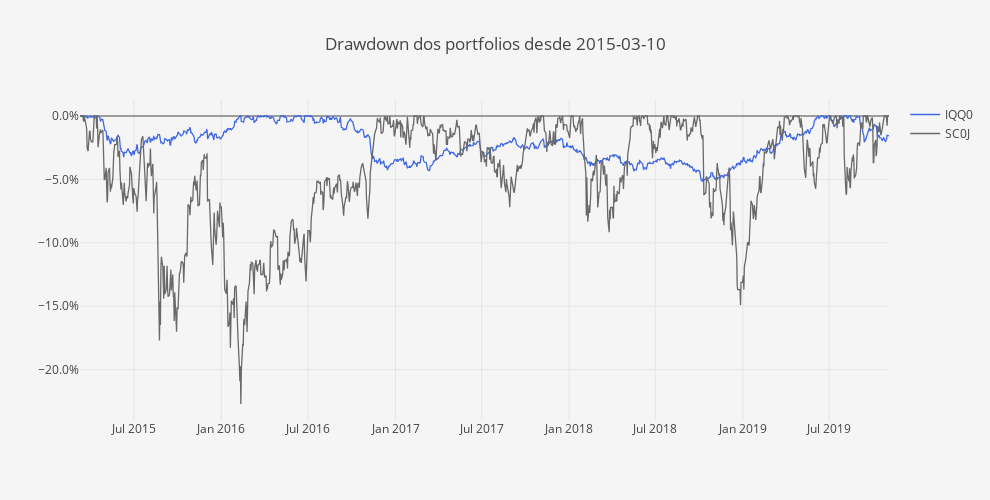

Write notebook code for a chart like this one.
### Code cell
DD = compute_drawdowns(fundos)
DD = DD /100

layout = go.Layout(
    title='Drawdown dos portfolios desde ' + Begin,
    plot_bgcolor='#f5f5f5',
    paper_bgcolor='#f5f5f5',
    width=990,
    height=500,
    xaxis=dict(
        title='',
        showgrid=True,
        titlefont=dict(size=12),
    ),
    yaxis=dict(
        title='',
        showgrid=True,
        zeroline=True, # Adicionar ou não a zero line
        tickformat=".1%", # tickformat=".2%" se quiseres mais casas decimais
    ))

trace0 = go.Scatter(
    x = DD.index,
    y = DD.iloc[:, 0],
    name = 'IQQ0',
    line = dict(
        color = 'royalblue',
        width = 1.3)
)

trace1 = go.Scatter(
    x = DD.index,
    y = DD.iloc[:, 1],
    name = 'SC0J',
    line = dict(
        color = 'dimgrey',
        width = 1.3)
)

data = [trace0, trace1]
        
fig = go.Figure(data=data, layout=layout)
py.iplot(fig)

### Figure 1 — Plotly figure (JSON) as saved in the notebook; plotly's stock layout.template omitted (floating-point values rounded to 4 significant figures; data arrays with more than 128 entries replaced by an {"elided": "..."} marker saying what was removed)
{"data": [{"line": {"color": "royalblue", "width": 1.3}, "name": "IQQ0", "type": "scatter", "uid": "53a02255-e4e3-4f9f-9e9b-669b302a0750", "x": {"elided": "1216 str values"}, "y": {"elided": "1216 float values"}}, {"line": {"color": "dimgrey", "width": 1.3}, "name": "SC0J", "type": "scatter", "uid": "f98c267d-a2e4-4d9f-9d86-f62e125d1a46", "x": {"elided": "1216 str values"}, "y": {"elided": "1216 float values"}}], "layout": {"height": 500, "paper_bgcolor": "#f5f5f5", "plot_bgcolor": "#f5f5f5", "title": {"text": "Drawdown dos portfolios desde 2015-03-10"}, "width": 990, "xaxis": {"autorange": true, "range": ["2015-03-10", "2019-11-04"], "showgrid": true, "title": {"font": {"size": 12}, "text": ""}, "type": "date"}, "yaxis": {"autorange": true, "range": [-0.2397, 0.01262], "showgrid": true, "tickformat": ".1%", "title": {"text": ""}, "type": "linear", "zeroline": true}}}
